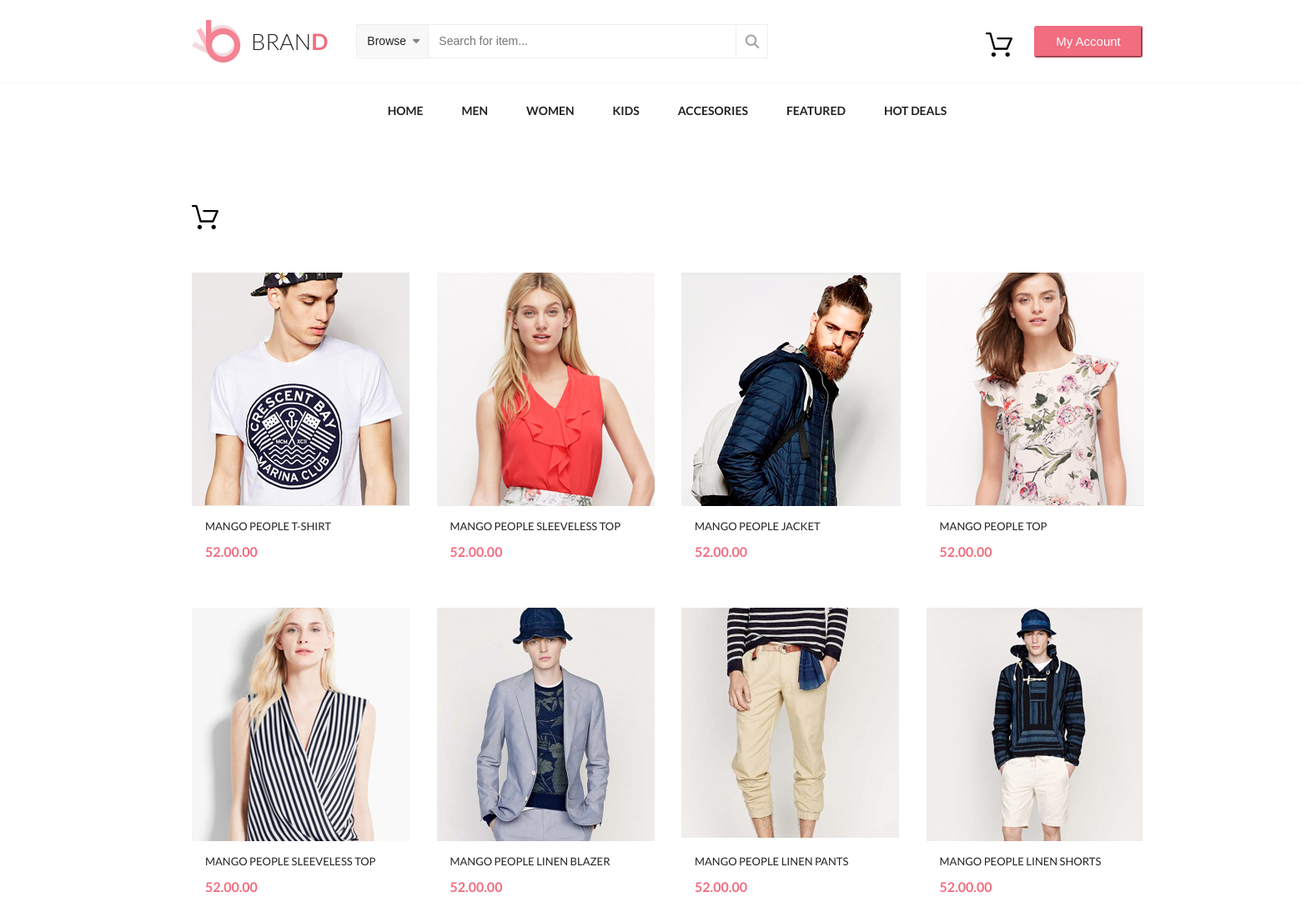
Screenshot of /7/7_cart/index.php with the database file from the repository.
### tables this page shows
CREATE TABLE `images` (
  `id` int(10) unsigned NOT NULL AUTO_INCREMENT,
  `name` varchar(45) NOT NULL,
  `path_to_big` varchar(255) DEFAULT NULL,
  `path_to_small` varchar(255) DEFAULT NULL,
  `size` int(10) unsigned DEFAULT NULL,
  `viewed` int(10) unsigned DEFAULT '0',
  `product_id` bigint(20) unsigned DEFAULT NULL,
  PRIMARY KEY (`id`),
  KEY `product_photo_idx` (`product_id`),
  CONSTRAINT `product_photo` FOREIGN KEY (`product_id`) REFERENCES `products` (`id`) ON DELETE NO ACTION ON UPDATE NO ACTION
);

CREATE TABLE `products` (
  `id` bigint(20) unsigned NOT NULL AUTO_INCREMENT,
  `name` varchar(255) NOT NULL,
  `category_id` int(10) unsigned DEFAULT NULL,
  `price` decimal(10,2) unsigned NOT NULL,
  `description` varchar(255) DEFAULT NULL,
  PRIMARY KEY (`id`),
  KEY `fk_category_id_idx` (`category_id`),
  CONSTRAINT `fk_category_id` FOREIGN KEY (`category_id`) REFERENCES `categories` (`id`) ON DELETE NO ACTION ON UPDATE NO ACTION
);

### 7/7_cart/all_php/main.php (the view, shortened to what this page needs)
<?php
require "db.php";
$session = $_SESSION['session_id'];
$menuArr = [
        'home' => ['#'],
        'men' => ['#'],
    'women' => ['#'],
    'kids' => ['#'],
    'accesories' => ['#'],
    'featured' => ['#'],
    'hot deals' => ['#'],
];
function render($content)
{
    $tempUl = '';
    foreach ($content as $key => $value) {
        foreach ($value as $item) {
            $tempUl = $tempUl . "<li><a href=\"$item\">$key</a></li>";
        }
    }
    $tempUl = "<ul class=\"navigation\">$tempUl</ul>";
    return $tempUl;
}
$menu = render($menuArr);
echo $menu;
$sql = "SELECT products.id,
               products.name,
               products.price,
               images.path_to_big,
               images.path_to_small
          FROM products
          JOIN images
            ON products.id = images.product_id;";
$result = mysqli_query($db, $sql);
$calc_quantity = mysqli_query($db, "SELECT SUM(quantity) as total_quantity FROM carts WHERE session_id = '$session';");
$total_quantity = (mysqli_fetch_assoc($calc_quantity))['total_quantity'];
$gallery = "";
while ($row = mysqli_fetch_assoc($result)) {
    $pathBig = $row['path_to_big'];
    $name = $row['name'];
    $price = $row['price'];
    $id = $row['id'];
    $gallery = $gallery .
        "
        <figure class='promo__card'>
            <img src= \"$pathBig\" alt=\"Mango\">
            <figcaption class='promo__mango'>
                <h3 class='promo__mangoName'>{$name}</h3>
                <span class='promo__mangoPrice'>{$price}.00</span>
            </figcaption>
            <div class='promo__cardHover'></div>
            <a href='?action=buy&id={$id}'
                <div class='promo__cardHoverCart add'>
                    <svg class='whiteCart add' fill='rgb(255, 255, 255)' width='32' height='29' viewBox='0 0 32 29'>
                        <path class='add' d='M31.899,7.565 L26.493,19.977 C26.296,20.410 25.882,20.686 25.409,20.686 L10.554,20.686 C10.021,20.686 9.548,20.331 9.410,19.819 L4.577,2.364 L1.184,2.364 C0.533,2.364 -0.000,1.832 -0.000,1.182 C-0.000,0.532 0.533,-0.001 1.184,-0.001 L5.464,-0.001 C5.997,-0.001 6.471,0.354 6.609,0.866 L11.442,18.322 L24.620,18.322 L28.999,8.274 L14.401,8.274 C13.750,8.274 13.217,7.742 13.217,7.092 C13.217,6.442 13.750,5.910 14.401,5.910 L30.814,5.910 C31.208,5.910 31.583,6.107 31.800,6.442 C32.017,6.777 32.057,7.190 31.899,7.565 ZM9.429,23.641 C10.909,23.641 12.112,24.843 12.112,26.320 C12.112,27.798 10.909,28.999 9.429,28.999 C7.950,28.999 6.747,27.798 6.747,26.320 C6.747,24.843 7.950,23.641 9.429,23.641 ZM26.020,23.641 C27.500,23.542 28.782,24.665 28.881,26.123 C28.920,26.852 28.703,27.542 28.230,28.073 C27.756,28.625 27.105,28.940 26.395,28.999 C26.336,28.999 26.257,28.999 26.198,28.999 C24.797,28.999 23.633,27.896 23.535,26.498 C23.436,25.040 24.541,23.739 26.020,23.641 Z' />
                    </svg>
                    <span class='promo__addToCart add'>Add to cart</span>
                </div>
            </a>
        </figure>
        ";
}
$gallery = "
    <a href='cart.php'>
        <div class='go-to-cart container'>
            <svg width='32' height='29' viewBox='0 0 32 29'>
                <path d='M31.899,7.565 L26.493,19.977 C26.296,20.410 25.882,20.686 25.409,20.686 L10.554,20.686 C10.021,20.686 9.548,20.331 9.410,19.819 L4.577,2.364 L1.184,2.364 C0.533,2.364 -0.000,1.832 -0.000,1.182 C-0.000,0.532 0.533,-0.001 1.184,-0.001 L5.464,-0.001 C5.997,-0.001 6.471,0.354 6.609,0.866 L11.442,18.322 L24.620,18.322 L28.999,8.274 L14.401,8.274 C13.750,8.274 13.217,7.742 13.217,7.092 C13.217,6.442 13.750,5.910 14.401,5.910 L30.814,5.910 C31.208,5.910 31.583,6.107 31.800,6.442 C32.017,6.777 32.057,7.190 31.899,7.565 ZM9.429,23.641 C10.909,23.641 12.112,24.843 12.112,26.320 C12.112,27.798 10.909,28.999 9.429,28.999 C7.950,28.999 6.747,27.798 6.747,26.320 C6.747,24.843 7.950,23.641 9.429,23.641 ZM26.020,23.641 C27.500,23.542 28.782,24.665 28.881,26.123 C28.920,26.852 28.703,27.542 28.230,28.073 C27.756,28.625 27.105,28.940 26.395,28.999 C26.336,28.999 26.257,28.999 26.198,28.999 C24.797,28.999 23.633,27.896 23.535,26.498 C23.436,25.040 24.541,23.739 26.020,23.641 Z' /> </svg>
        <span> {$total_quantity} </span>
        </div>
    </a>
    <section class='promo__wrap container'>" . $gallery . "</section>";
echo $gallery;

### 7/7_cart/index.php (shortened to what this page needs)
<!DOCTYPE html>
<html lang="en">
<head>
    <link rel="stylesheet" href="style/norm.css">
    <link rel="stylesheet" href="style/style.css?ver=<?php echo time();?>">
</head>
<body>
    <header class="header-wrapper">
        <div class="header container">
            <a class="logo header__logo" href="#">
                <span class="logo__letters">
                    BRAN<span class="logo__special-letter">D</span>
                </span>
            </a>
        <div class="header__browse-search">
            <div class="browse" action="#">
                <button class="browse__btn">
                    <span class="browse__text">Browse</span>
                    <i class="browse__arrow fas fa-sort-down"></i>
                </button>
            </div>
            <form class="search-form" action="#">
                <input class="search-form__input" type="text" placeholder="Search for item...">
                <button type="submit" class="search-form__submit">
                </button>
            </form>
        </div>
        <div class="header__buttons">
            <div class="header__cart">
            </div>
            <button class="header__btn-account">My Account</button>
        </div>
    </div>
    </header>
    <?php include 'all_php/main.php' ?>
</body>
</html>

### 7/7_cart/style/norm.css (style rules this page uses)
* { box-sizing: border-box; }
html, body, div, span, applet, object, iframe, h1, h2, h3, h4, h5, h6, p, blockquote, pre, a, abbr, acronym, address, big, cite, code, del, dfn, em, img, ins, kbd, q, s, samp, small, strike, strong, sub, sup, tt, var, b, u, i, center, dl, dt, dd, ol, ul, li, fieldset, form, label, legend, table, caption, tbody, tfoot, thead, tr, th, td, article, aside, canvas, details, embed, figure, figcaption, footer, header, hgroup, menu, nav, output, ruby, section, summary, time, mark, audio, video { margin: 0; padding: 0; border: 0; font-size: 100%; font: inherit; vertical-align: baseline; }
article, aside, details, figcaption, figure, footer, header, hgroup, menu, nav, section { display: block; }
body { line-height: 1; }
ol, ul { list-style: none; }

### 7/7_cart/style/style.css (style rules this page uses)
html, body { height: 100%; font-family: "Lato", sans-serif; min-width: 1600px; }
.container { width: 1140px; margin: 0 auto; }
.header-wrapper { border-bottom: 1px solid #f8f8f8; }
.header { display: flex; align-items: center; height: 99px; }
.header__logo { margin-right: 34px; }
.header__browse-search { display: flex; border: 1px solid #eee; }
.header__buttons { display: flex; margin-left: auto; }
.header__cart { margin-top: 10px; margin-right: 15px; }
.header__btn-account { width: 130px; height: 38px; align-self: center; border-color: #f16d7f; color: #ffffff; background-color: #f16d7f; border-radius: 3px; font-size: 15px; margin-left: 11px; cursor: pointer; }
.logo { display: flex; align-items: center; text-decoration: none; }
.logo__letters { padding-left: 12px; font-size: 27px; font-weight: 300; color: #222222; text-transform: uppercase; }
.logo__special-letter { color: #f16d7f; font-weight: 700; }
.browse { display: flex; align-items: stretch; text-decoration: none; }
.browse__btn { display: flex; width: 85px; border: none; background: #f8f8f8; height: 38px; cursor: pointer; }
.browse__text { font-size: 14px; color: #222222; padding-top: 10px; padding-left: 6px; }
.browse__arrow { color: #838383; font-family: "FontAwesome"; margin-left: 8px; padding-top: 9px; }
.search-form { border-left: 1px solid #eee; }
.search-form__input { width: 365px; height: 38px; font-size: 14px; color: #a4a4a4; padding-left: 12px; border: none; }
.search-form__submit { width: 38px; height: 38px; border: none; border-left: 1px solid #eee; background-color: transparent; color: #a4a4a4; cursor: pointer; }
.navigation { display: flex; justify-content: center; margin-top: 20px; }
.navigation a { position: relative; text-decoration: none; font-size: 14px; line-height: 1.857; color: #222222; font-weight: bold; text-transform: uppercase; padding-bottom: 15px; padding-right: 23px; padding-left: 23px; }
.promo__card { position: relative; margin-bottom: 39px; }
.promo__mango { margin-top: 16px; margin-bottom: 20px; margin-left: 16px; }
.promo__mangoName, .productSelection__mangoName { font-size: 13px; color: rgb(34, 34, 34); text-transform: uppercase; text-align: left; padding-bottom: 16px; }
.promo__mangoPrice, .productSelection__mangoPrice { font-size: 16px; color: rgb(241, 109, 127); font-weight: bold; text-transform: uppercase; text-align: left; }
.promo__wrap { display: grid; grid-template-columns: repeat(4, 22.75%); grid-column-gap: 3%; margin-top: 50px; }
.go-to-cart { margin-top: 100px; }

### rows the page displays
images: path_to_big (picture)
products: name "MANGO PEOPLE T-SHIRT", price "52.00"
images: path_to_big (picture)
products: name "MANGO PEOPLE SLEEVELESS TOP", price "52.00"
images: path_to_big (picture)
products: name "MANGO PEOPLE JACKET", price "52.00"
images: path_to_big (picture)
products: name "MANGO PEOPLE TOP", price "52.00"
images: path_to_big (picture)
products: name "MANGO PEOPLE SLEEVELESS TOP", price "52.00"
images: path_to_big (picture)
products: name "MANGO PEOPLE LINEN BLAZER", price "52.00"
images: path_to_big (picture)
products: name "MANGO PEOPLE LINEN PANTS", price "52.00"
images: path_to_big (picture)
products: name "MANGO PEOPLE LINEN SHORTS", price "52.00"

### other values shown
$key "HOME MEN WOMEN KIDS ACCESORIES FEATURED HOT DEALS"
